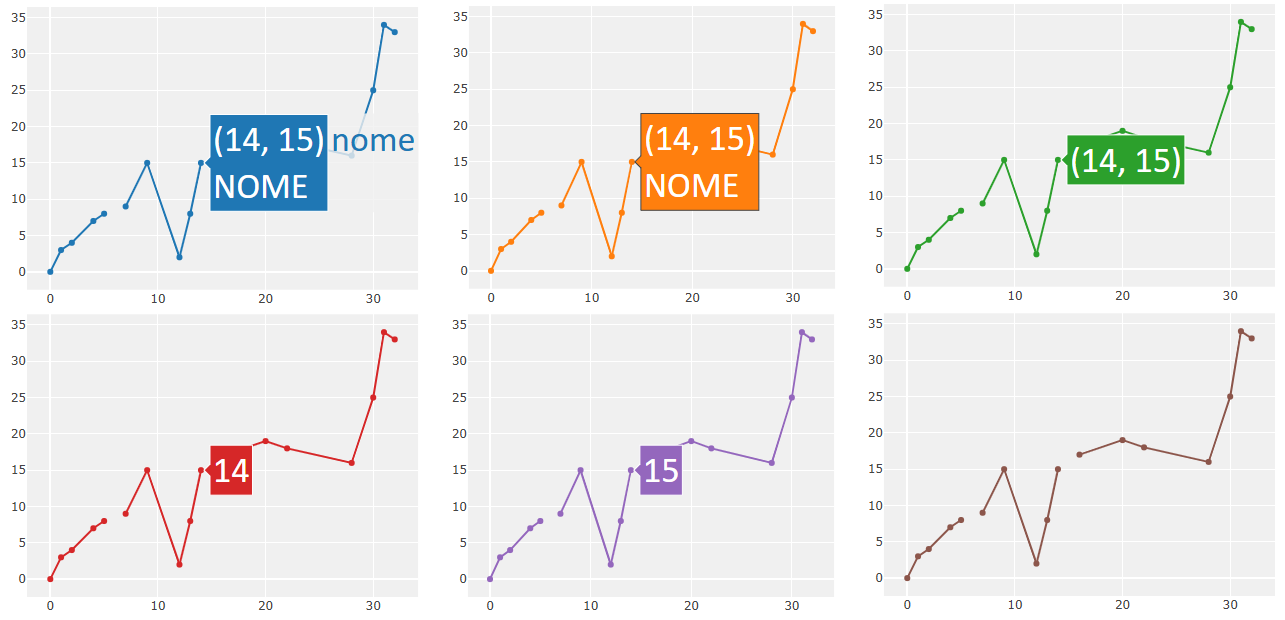

Write the R code that produced this figure.
library(plotly)

# Dados
x1 = c(0, 1, 2, 4, 5, NA, NA, 7,  9, 12, 13, 14, NA, 16, 20, 22, 28, 30, 31, 32)
y1 = c(0, 3, 4, 7, 8, NA, NA, 9, 15,  2,  8, 15, NA, 17, 19, 18, 16, 25, 34, 33)

# Atributos dos eixos
ax = list(title = "Eixo x", zerolinecolor = 'rgb(255, 255, 255)', zerolinewidth = 2, gridcolor = 'rgb(255, 255, 255)')
ay = list(title = "Eixo y", zerolinecolor = 'rgb(255, 255, 255)', zerolinewidth = 2, gridcolor = 'rgb(255, 255, 255)')

# Margens
margens = list(autoexpand = FALSE, r = 50)

# Gráfico
p1 = plot_ly() %>% add_trace(x = x1, y = y1, hoverinfo = "x+y+text+name", hovertext = "NOME", type = 'scatter', mode = 'lines+markers', name = 'nome') %>% layout(plot_bgcolor = 'rgb(240, 240, 240)', xaxis = ax, yaxis = ay, hoverlabel = list(font = list(family = "Calibri", size = 36, color = 'white')))
p2 = plot_ly() %>% add_trace(x = x1, y = y1, hoverinfo = "x+y+text"     , hovertext = "NOME", type = 'scatter', mode = 'lines+markers', name = 'nome') %>% layout(plot_bgcolor = 'rgb(240, 240, 240)', xaxis = ax, yaxis = ay, hoverlabel = list(font = list(family = "Calibri", size = 36, color = 'white')))
p3 = plot_ly() %>% add_trace(x = x1, y = y1, hoverinfo = "x+y+"         , hovertext = "NOME", type = 'scatter', mode = 'lines+markers', name = 'nome') %>% layout(plot_bgcolor = 'rgb(240, 240, 240)', xaxis = ax, yaxis = ay, hoverlabel = list(font = list(family = "Calibri", size = 36, color = 'white')))
p4 = plot_ly() %>% add_trace(x = x1, y = y1, hoverinfo = "x"            , hovertext = "NOME", type = 'scatter', mode = 'lines+markers', name = 'nome') %>% layout(plot_bgcolor = 'rgb(240, 240, 240)', xaxis = ax, yaxis = ay, hoverlabel = list(font = list(family = "Calibri", size = 36, color = 'white')))
p5 = plot_ly() %>% add_trace(x = x1, y = y1, hoverinfo = "y"            , hovertext = "NOME", type = 'scatter', mode = 'lines+markers', name = 'nome') %>% layout(plot_bgcolor = 'rgb(240, 240, 240)', xaxis = ax, yaxis = ay, hoverlabel = list(font = list(family = "Calibri", size = 36, color = 'white')))
p6 = plot_ly() %>% add_trace(x = x1, y = y1, hoverinfo = "none"         , hovertext = "NOME", type = 'scatter', mode = 'lines+markers', name = 'nome') %>% layout(plot_bgcolor = 'rgb(240, 240, 240)', xaxis = ax, yaxis = ay, hoverlabel = list(font = list(family = "Calibri", size = 36, color = 'white')))
subplot(p1, p2, p3, p4, p5, p6, nrows = 2) %>% layout(margin = margens, showlegend = FALSE)
